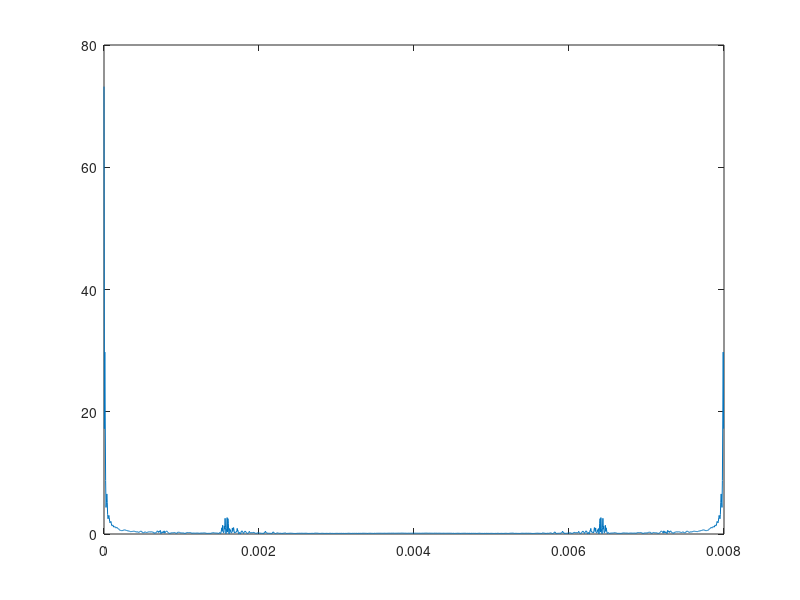

This figure's MATLAB source:
clear
load('adhesive_tape.mat')

S = fft(Rk);

lambda0 = 1.310e-6;
delta_lambda = 0.13e-6; 

k0 = 2*pi/lambda0;
delta_k = 2*pi*delta_lambda/lambda0^2;
sdelta_k = 12.5e9*2*pi/3e8;

m = length(Rk);
sdelta_z = 2*pi/(2*1.5*m*sdelta_k);
for m = (1:length(Rk)-1)
    k(m) = k0 - delta_k/2 + m*sdelta_k;
     %space between the step in the z-domain.(cf. S 62in Izatt/Choma
    
    z(1) = 0;
    z(m+1) =z(m) +sdelta_z;
end
plot(z,abs(S))